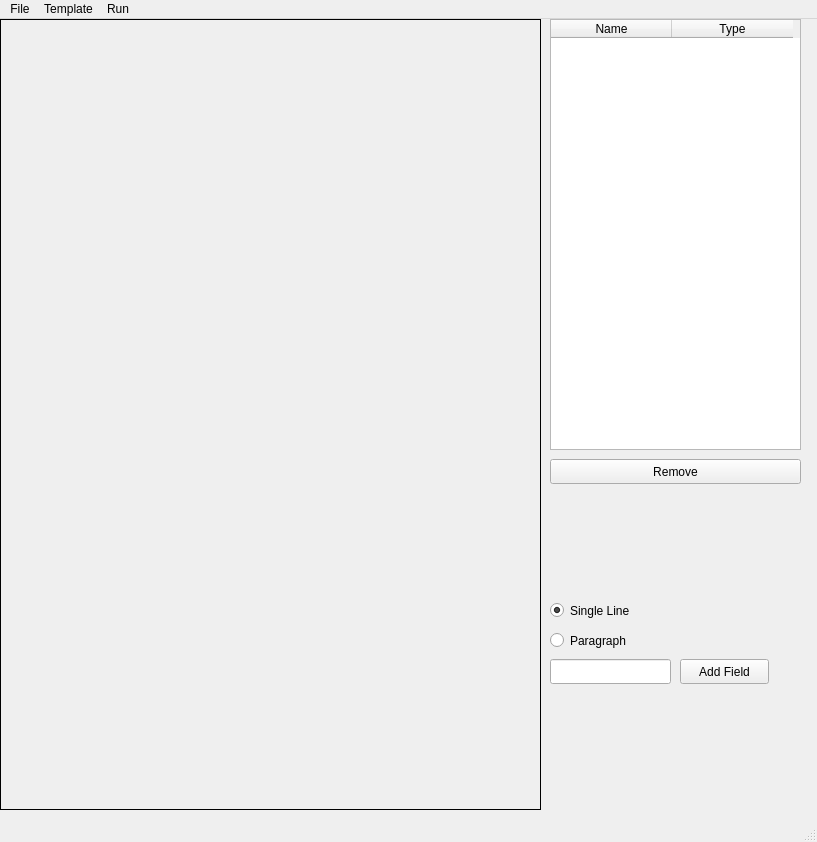
<?xml version="1.0" encoding="UTF-8"?>
<ui version="4.0">
 <class>FormTemplate</class>
 <widget class="QMainWindow" name="FormTemplate">
  <property name="geometry">
   <rect>
    <x>0</x>
    <y>0</y>
    <width>817</width>
    <height>842</height>
   </rect>
  </property>
  <property name="windowTitle">
   <string>MainWindow</string>
  </property>
  <widget class="QWidget" name="centralwidget">
   <widget class="QLabel" name="form_image">
    <property name="geometry">
     <rect>
      <x>0</x>
      <y>0</y>
      <width>541</width>
      <height>791</height>
     </rect>
    </property>
    <property name="frameShape">
     <enum>QFrame::Panel</enum>
    </property>
    <property name="frameShadow">
     <enum>QFrame::Plain</enum>
    </property>
    <property name="text">
     <string/>
    </property>
    <property name="alignment">
     <set>Qt::AlignLeading|Qt::AlignLeft|Qt::AlignTop</set>
    </property>
   </widget>
   <widget class="QPushButton" name="add_field_object">
    <property name="geometry">
     <rect>
      <x>680</x>
      <y>640</y>
      <width>89</width>
      <height>25</height>
     </rect>
    </property>
    <property name="text">
     <string>Add Field</string>
    </property>
   </widget>
   <widget class="QLineEdit" name="field_line_edit">
    <property name="geometry">
     <rect>
      <x>550</x>
      <y>640</y>
      <width>121</width>
      <height>25</height>
     </rect>
    </property>
   </widget>
   <widget class="QTableWidget" name="tableWidget">
    <property name="geometry">
     <rect>
      <x>550</x>
      <y>0</y>
      <width>251</width>
      <height>431</height>
     </rect>
    </property>
    <property name="verticalScrollBarPolicy">
     <enum>Qt::ScrollBarAsNeeded</enum>
    </property>
    <property name="horizontalScrollBarPolicy">
     <enum>Qt::ScrollBarAlwaysOff</enum>
    </property>
    <attribute name="horizontalHeaderDefaultSectionSize">
     <number>121</number>
    </attribute>
    <column>
     <property name="text">
      <string>Name</string>
     </property>
     <property name="textAlignment">
      <set>AlignCenter</set>
     </property>
    </column>
    <column>
     <property name="text">
      <string>Type</string>
     </property>
    </column>
   </widget>
   <widget class="QPushButton" name="removeButton">
    <property name="enabled">
     <bool>true</bool>
    </property>
    <property name="geometry">
     <rect>
      <x>550</x>
      <y>440</y>
      <width>251</width>
      <height>25</height>
     </rect>
    </property>
    <property name="text">
     <string>Remove</string>
    </property>
   </widget>
   <widget class="QRadioButton" name="radio_single_line">
    <property name="geometry">
     <rect>
      <x>550</x>
      <y>580</y>
      <width>112</width>
      <height>23</height>
     </rect>
    </property>
    <property name="text">
     <string>Single Line</string>
    </property>
    <property name="checked">
     <bool>true</bool>
    </property>
   </widget>
   <widget class="QRadioButton" name="radio_paragraph">
    <property name="geometry">
     <rect>
      <x>550</x>
      <y>610</y>
      <width>112</width>
      <height>23</height>
     </rect>
    </property>
    <property name="text">
     <string>Paragraph</string>
    </property>
   </widget>
  </widget>
  <widget class="QMenuBar" name="menubar">
   <property name="geometry">
    <rect>
     <x>0</x>
     <y>0</y>
     <width>817</width>
     <height>22</height>
    </rect>
   </property>
   <widget class="QMenu" name="menuFIle">
    <property name="title">
     <string>File</string>
    </property>
    <addaction name="actionNew"/>
    <addaction name="actionLoadImage"/>
    <addaction name="actionExit"/>
   </widget>
   <widget class="QMenu" name="menuRun">
    <property name="title">
     <string>Run</string>
    </property>
   </widget>
   <widget class="QMenu" name="menuTemplate">
    <property name="title">
     <string>Template</string>
    </property>
    <addaction name="actionLoadTemplate"/>
    <addaction name="actionSaveTemplate"/>
   </widget>
   <addaction name="menuFIle"/>
   <addaction name="menuTemplate"/>
   <addaction name="menuRun"/>
  </widget>
  <widget class="QStatusBar" name="statusbar"/>
  <action name="actionLoadImage">
   <property name="text">
    <string> Load Image</string>
   </property>
  </action>
  <action name="actionSave_Template">
   <property name="text">
    <string>Save</string>
   </property>
  </action>
  <action name="actionExit">
   <property name="text">
    <string>Exit</string>
   </property>
  </action>
  <action name="actionNew">
   <property name="text">
    <string>New</string>
   </property>
  </action>
  <action name="actionLoadTemplate">
   <property name="text">
    <string>Load Template</string>
   </property>
  </action>
  <action name="actionSaveTemplate">
   <property name="text">
    <string>Save Template</string>
   </property>
  </action>
 </widget>
 <resources/>
 <connections/>
</ui>
